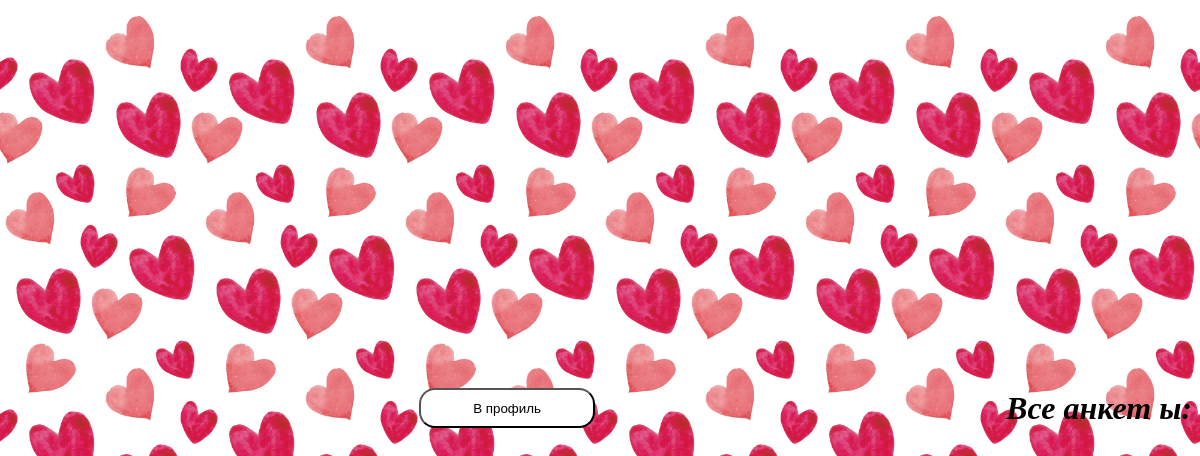
/searching/ (signed in), run on an earlier commit of the app's database.
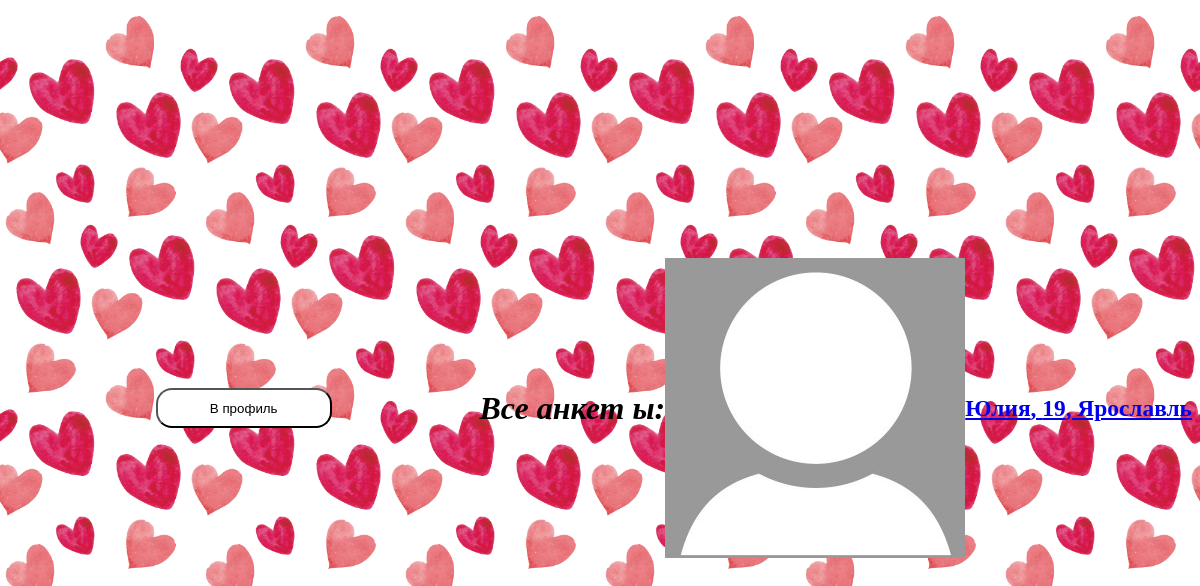
And on a later commit of the database.
### searching/models.py (models this page shows, shortened)
class Profile(models.Model):
    genders = (
        ('Парень', 'Парень'),
        ('Девушка', 'Девушка')
    )
    point_of_searching_list = (
        ('Отношения', 'Отношения'),
        ('Свидания', 'Свидания'),
        ('Дружба', 'Дружба'),
        ('Общение', 'Общение'),
    )
    name = models.CharField ('Имя', max_length=50)
    avatar = models.ImageField ('Фото', upload_to='photos/users', default='photos/users/default_avatar.jpg')
    age = models.IntegerField("Возраст")
    gender = models.CharField ("Пол", choices=genders, max_length=30, default=genders[0])
    point_of_searching = models.CharField ("Цель знакомства", choices=point_of_searching_list, max_length=30, default=point_of_searching_list[0])
    city = models.CharField ('Город', max_length=100, default="Не указано")
    description = models.TextField ('О себе', max_length=50)
    social = models.CharField ('Ссылка на соцсеть', max_length=50, default='@name')
    user = models.ForeignKey(User, verbose_name='Автор анкеты', on_delete=models.CASCADE)
    age_search_min = models.IntegerField("Возраст поиска (от)", default=16)
    age_search_max = models.IntegerField("Возраст поиска (до)", default=100)
    class Meta:
        verbose_name = "Анкета"
        verbose_name_plural = "Анкеты"

### searching/views.py (the view)
# urls.py: path('', views.ProfileViewAllFiltered.as_view(), name='profiles'), #все профили с фильтром
class ProfileViewAllFiltered(View):
    def get(self, request):
        profiles = Profile.objects.all()
        profiles_filtered = []
        filterinfo = makefilters(request.user.username)
        for profile in profiles:
            searching_gender = 'Девушка'
            searching_city = filterinfo['city']
            user_profile = Profile.objects.get(pk=filterinfo['profileid'])
            if filterinfo['gender'] == 'Девушка':
                searching_gender = 'Парень'
            if (profile.gender == searching_gender and
                profile.city == searching_city and
                user_profile.age_search_min<=profile.age<=user_profile.age_search_max):
                profiles_filtered.append (profile)
        return render (request, 'searching/searching.html', {'profile_list': profiles_filtered})

### searching/views.py (called while the page is built)
def makefilters(username):
    profiles = Profile.objects.all()
    for profile in profiles:
        if profile.user.username == username:
            return {'profileid':profile.id,'city':profile.city, 'gender': profile.gender}

### templates/searching/searching.html (shortened to what this page needs)
{% load static %}
<!DOCTYPE HTML>
<html>
	<head>
        <link rel="stylesheet" href="{% static 'css/registration.css' %}" type="text/css">
    </head>
    <body style="font-size: 20px;">
        <button onclick="location.href='/searching/myprofile'">В профиль</button>
        <h1>Все анкет ы: </h1>
        {% for profile in profile_list %}
        <img src="{{profile.avatar.url}}"  style="max-width: 30%;">
        <a href="{{profile.id}}"><h3>{{profile.name}}, {{profile.age}}, {{profile.city}}</h3></a>
        {% endfor %}
    </body>
</html>

What changed in the data, as far as the page shows it:
added Profile: avatar (placeholder picture), name "Юлия", age "19", city "Ярославль"
